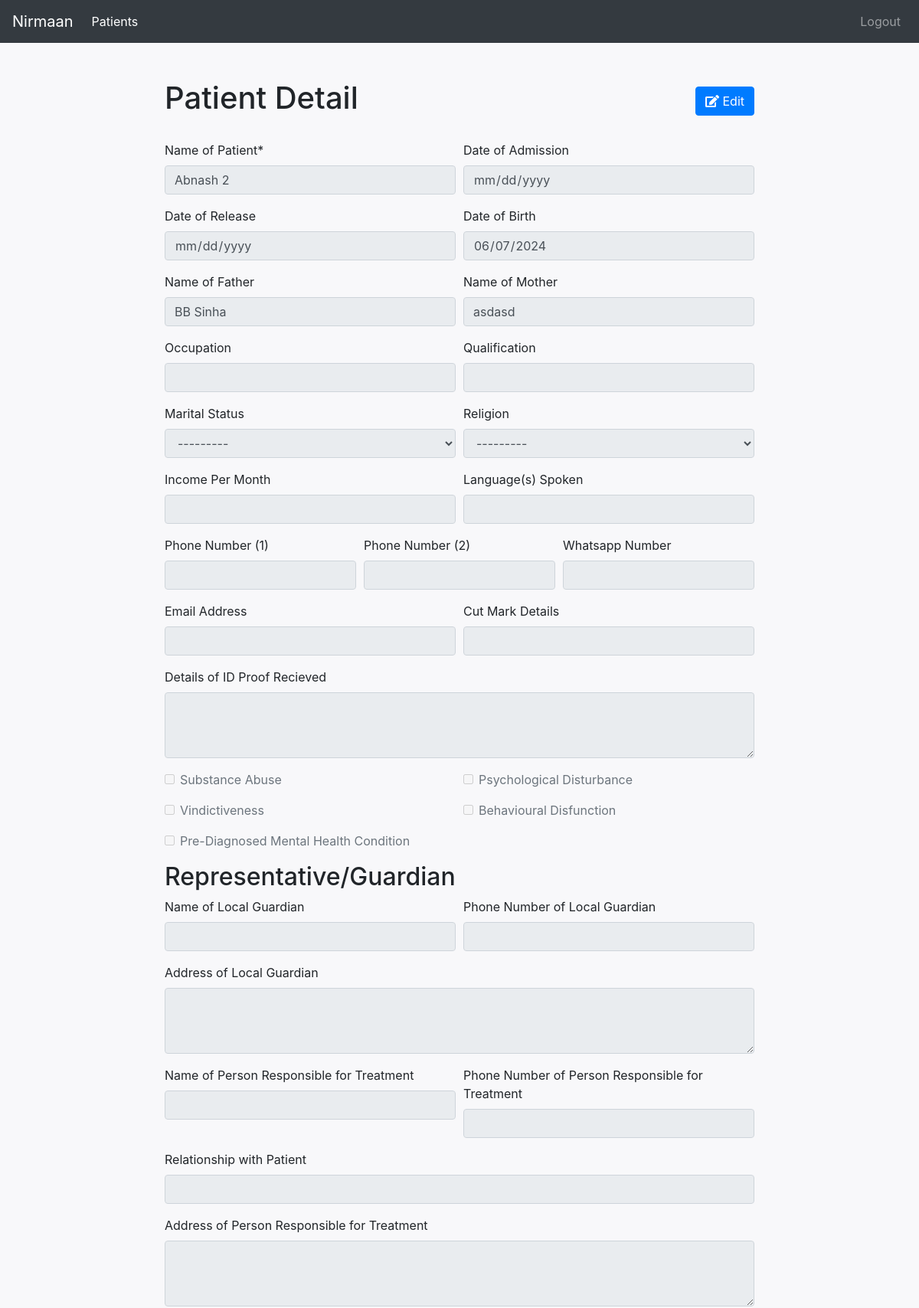
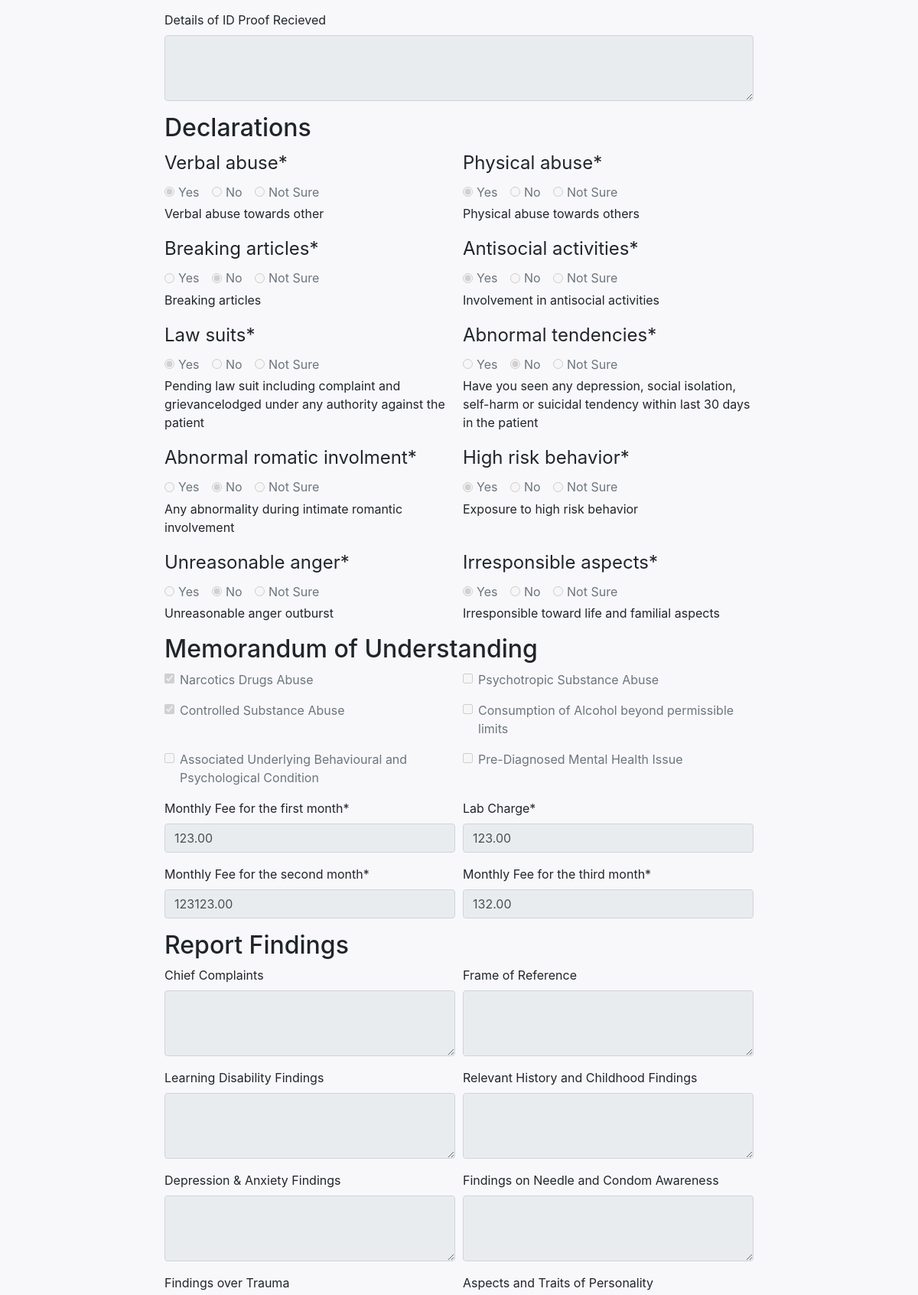
Screenshot of /view_patient/48/ (signed in, upper part) with the database file from the repository (2 pictures, top to bottom).
### patient/models.py (models this page shows, shortened)
class Patient(models.Model):
	name = models.CharField(name='name', verbose_name="Name of Patient", max_length=100)
	admission_date = models.DateField(name='admission_date', verbose_name="Date of Admission", blank=True, null=True)
	release_date = models.DateField(name='release_date', verbose_name="Date of Release", blank=True, null=True)
	date_of_birth = models.DateField(name='date_of_birth', verbose_name="Date of Birth", blank=True, null=True)
	father_name = models.CharField(name='father_name', verbose_name="Name of Father", blank=True, null=True, max_length=100)
	mother_name = models.CharField(name='mother_name', verbose_name="Name of Mother", blank=True, null=True, max_length=100)
	image = models.ImageField(upload_to='patient_images/', blank=True, null=True)
	occupation = models.CharField(name='occupation', verbose_name="Occupation", blank=True, null=True, max_length=100)
	qualification = models.CharField(name='qualification', verbose_name="Qualification", blank=True, null=True, max_length=100)
	MARRIED = 'Married'
	UNMARRIED = 'Unmarried'
	MARITAL_STATUS_CHOICES = [
        (MARRIED, 'Married'),
        (UNMARRIED, 'Unmarried'),
    ]
	marital_status = models.CharField(name='marital_status', verbose_name="Marital Status", blank=True, null=True, max_length=50, choices=MARITAL_STATUS_CHOICES)
	HINDU = 'Hindu'
	MUSLIM = 'Muslim'
	CHRISTIAN = 'Christian'
	OTHER = 'Other'
	RELIGION_CHOICES = [
		(HINDU, 'Hindu'),
		(MUSLIM, 'Muslim'),
		(CHRISTIAN, 'Christian'),
		(OTHER, 'Other'),
	]
	religion = models.CharField(name='religion', verbose_name="Religion", blank=True, null=True, max_length=100, choices=RELIGION_CHOICES)
	income_pm = models.DecimalField(name='income_pm', verbose_name="Income Per Month", blank=True, null=True, max_digits=10, decimal_places=2)
	language_spoken = models.CharField(name='language_spoken', verbose_name="Language(s) Spoken", blank=True, null=True, max_length=100)
	phone_number_1 = models.IntegerField(name='phone_number_1', verbose_name="Phone Number (1)", blank=True, null=True, max_length=10)
	phone_number_2 = models.IntegerField(name='phone_number_2', verbose_name="Phone Number (2)", blank=True, null=True, max_length=10)
	whatsapp_number = models.IntegerField(name='whatsapp_number', verbose_name="Whatsapp Number", blank=True, null=True, max_length=10)
	email_id = models.EmailField(name='email_id', verbose_name="Email Address", blank=True, null=True)
	details_of_id_proof_recieved = models.TextField(name='details_of_id_proof_recieved', verbose_name="Details of ID Proof Recieved", blank=True, null=True)
	cut_mark_detail = models.CharField(name="cut_mark_detail", verbose_name="Cut Mark Details", blank=True, null=True, max_length=100)
	CONDITIONS = [
        ('substance_abuse', 'Substance Abuse'),
        ('psychological_disturbance', 'Psychological Disturbance'),
        ('vindictiveness', 'Vindictiveness'),
        ('behavioural_disfunctions', 'Behavioural Disfunction'),
        ('prediagnosed_mental_condition', 'Pre-Diagnosed Mental Health Condition'),
    ]
	substance_abuse = models.BooleanField(default=False)
	psychological_disturbance = models.BooleanField(default=False)
	vindictiveness = models.BooleanField(default=False)
	behavioural_disfunctions = models.BooleanField(default=False)
	prediagnosed_mental_condition = models.BooleanField(default=False)

class Representative(models.Model):
	patient = models.ForeignKey(Patient, on_delete=models.CASCADE)
	name_of_local_guardian = models.CharField(name='name_of_local_guardian', verbose_name="Name of Local Guardian", blank=True, null=True, max_length=100)
	address_of_local_guardian = models.TextField(name='address_of_local_guardian', verbose_name="Address of Local Guardian", blank=True, null=True)
	phone_number_local_guardian = models.IntegerField(name='phone_number_local_guardian', verbose_name="Phone Number of Local Guardian", blank=True, null=True, max_length=10)
	name_of_person_responsible_for_treatment = models.CharField(name='name_of_person_responsible_for_treatment', verbose_name="Name of Person Responsible for Treatment", blank=True, null=True, max_length=100)
	relationship_with_patient = models.CharField(name='relationship_with_patient', verbose_name="Relationship with Patient", blank=True, null=True, max_length=100)
	address_of_person_responsible = models.CharField(name='address_of_person_responsible', verbose_name="Address of Person Responsible for Treatment", blank=True, null=True, max_length=100)
	phone_number_person_responsible = models.IntegerField(name='phone_number_person_responsible', verbose_name="Phone Number of Person Responsible for Treatment", blank=True, null=True, max_length=10)
	detail_of_id_proof_recieved = models.TextField(name='detail_of_id_proof_recieved', verbose_name="Details of ID Proof Recieved", blank=True, null=True)

class Declaration(models.Model):
	YES = 'Yes'
	NO = 'No'
	NOT_SURE = 'Not Sure'
	CHOICES = [
		(YES, 'Yes'),
		(NO, 'No'),
		(NOT_SURE, 'Not Sure'),
	]
	patient = models.ForeignKey(Patient, on_delete=models.CASCADE)
	verbal_abuse = models.CharField(blank=False, null=True, default=None, max_length=10, choices=CHOICES, help_text="Verbal abuse towards other")
	physical_abuse = models.CharField(blank=False, null=True, default=None, max_length=10, choices=CHOICES, help_text="Physical abuse towards others")
	breaking_articles = models.CharField(blank=False, null=True, default=None, max_length=10, choices=CHOICES, help_text="Breaking articles")
	antisocial_activities = models.CharField(blank=False, null=True, default=None, max_length=10, choices=CHOICES, help_text="Involvement in antisocial activities")
	law_suits = models.CharField(blank=False, null=True, default=None, max_length=10, choices=CHOICES, help_text="Pending law suit including complaint and grievancelodged under any authority against the patient")
	abnormal_tendencies = models.CharField(blank=False, null=True, default=None, max_length=10, choices=CHOICES, help_text="Have you seen any depression, social isolation, self-harm or suicidal tendency within last 30 days in the patient")
	abnormal_romatic_involment = models.CharField(blank=False, null=True, default=None, max_length=10, choices=CHOICES, help_text="Any abnormality during intimate romantic involvement")
	high_risk_behavior = models.CharField(blank=False, null=True, default=None, max_length=10, choices=CHOICES, help_text="Exposure to high risk behavior")
	unreasonable_anger = models.CharField(blank=False, null=True, default=None, max_length=10, choices=CHOICES, help_text="Unreasonable anger outburst")
	irresponsible_aspects = models.CharField(blank=False, null=True, default=None, max_length=10, choices=CHOICES, help_text="Irresponsible toward life and familial aspects")

class MOU(models.Model):
    CONDITIONS = [
        ('narcotics_drugs_abuse', 'Narcotics Drugs Abuse'),
        ('psychotropic_substance_abuse', 'Psychotropic Substance Abuse'),
        ('controlled_substance_abuse', 'Controlled Substance Abuse'),
        ('alcohol_beyond_permissible_limits', 'Alcohol beyond permissible limits'),
        ('behavioural_psychological_condition', 'Associated Underlying Behavioural and Psychological Condition'),
        ('mental_health_issue', 'Pre-Diagnosed Mental Health Issue'),
    ]
    patient = models.ForeignKey(Patient, on_delete=models.CASCADE)
    narcotics_drugs_abuse = models.BooleanField(default=False)
    psychotropic_substance_abuse = models.BooleanField(default=False)
    controlled_substance_abuse = models.BooleanField(default=False)
    alcohol_beyond_permissible_limits = models.BooleanField(default=False)
    behavioural_psychological_condition = models.BooleanField(default=False)
    mental_health_issue = models.BooleanField(default=False)
    monthly_fee_first_month = models.DecimalField(max_digits=10, decimal_places=2)
    lab_charge = models.DecimalField(max_digits=10, decimal_places=2)
    monthly_fee_second_month = models.DecimalField(max_digits=10, decimal_places=2)
    monthly_fee_third_month = models.DecimalField(max_digits=10, decimal_places=2)

### patient/views.py (the view)
# urls.py: path('view_patient/<int:patient_id>/', views.view_patient_details, name='view_patient'),
@login_required()
def view_patient_details(request, patient_id):
    patient = get_object_or_404(Patient, pk=patient_id)
    representative = Representative.objects.filter(patient=patient).first()
    declaration = Declaration.objects.filter(patient=patient).first()
    mou = MOU.objects.filter(patient=patient).first()
    item_quantities = ItemQuantity.objects.filter(patient=patient)
    reports = ReportFindings.objects.filter(patient=patient).first()
    temporary_releases = TemporaryRelease.objects.filter(patient=patient)
    judicial_proceedings = JudicialProceedings.objects.filter(patient=patient)
    context = {}
    patient_form = PatientForm(instance=patient)
    representative_form = RepresentativeForm(instance=representative)
    declaration_form = DeclarationForm(instance=declaration)
    mou_form = MOUForm(instance=mou)
    reports_form = ReportFindingsForm(instance=reports)
    context["patient_form"] = patient_form
    context["representative_form"] = representative_form
    context["declaration_form"] = declaration_form
    context["mou_form"] = mou_form
    context["item_quantities"] = list(item_quantities)
    context["reports_form"] = reports_form
    context["temporary_releases"] = list(temporary_releases)
    context["judicial_proceedings"] = list(judicial_proceedings)
    context["patient"] = patient
    return render(request, 'patient_details.html', context=context)

### templates/patient_details.html (shortened to what this page needs)
<!DOCTYPE html>
<html lang="en">
<head>
    {% load static %}
    <link rel="stylesheet" href="https://stackpath.bootstrapcdn.com/bootstrap/4.5.2/css/bootstrap.min.css">
    <link rel="stylesheet" href="https://cdnjs.cloudflare.com/ajax/libs/font-awesome/5.15.4/css/all.min.css">
    <link rel="stylesheet" href="{% static 'css/patient_details.styles.css' %}">
</head>
<body>
    <nav class="navbar navbar-expand-lg navbar-dark bg-dark">
        <a class="navbar-brand" href="{% url 'get_patients' %}">Nirmaan</a>
        <div class="collapse navbar-collapse" id="navbarNav">
            <ul class="navbar-nav mr-auto">
                <li class="nav-item active">
                    <a class="nav-link" href="{% url 'get_patients' %}">Patients</a>
                </li>
            </ul>
            <ul class="navbar-nav ml-auto">
                {% if user.is_authenticated %}
                    <li class="nav-item">
                        <a class="nav-link" href="{% url 'account_logout' %}">Logout</a>
                    </li>
                {% else %}
                    <li class="nav-item">
                        <a class="nav-link" href="{% url 'account_login' %}">Login</a>
                    </li>
                {% endif %}
            </ul>
        </div>
    </nav>
    <div class="container mt-5">
        <div class="d-flex justify-content-between align-items-center mb-4">
            <h1>Patient Detail</h1>
            <a href="{% url 'edit_patient' patient.id %}" class="btn btn-primary">
                <i class="fas fa-edit"></i> Edit
            </a>
        </div>
        {% load crispy_forms_tags %}
        <form method="post" enctype="multipart/form-data">
            <fieldset disabled="disabled">
                {% crispy patient_form %}
                <h2>Representative/Guardian</h2>
                {% crispy representative_form %}
                <h2>Declarations</h2>
                {% crispy declaration_form %}
                <h2>Memorandum of Understanding</h2>
                {% crispy mou_form %}
                <h2>Report Findings</h2>
                {% crispy reports_form %}
            </fieldset>
        </form>
    </div>
</body>
</html>

### static/css/patient_details.styles.css (style rules this page uses)
body { background-color: #f8f8fa; transition: background-color 0.3s, color 0.3s; }
.container { max-width: 800px; }

### rows the page displays
Patient: name "Abnash 2", date_of_birth "06/07/2024", father_name "BB Sinha", mother_name "asdasd", marital_status "---------", religion "---------"
Declaration: verbal_abuse "☑ Yes ☐ No ☐ Not Sure", physical_abuse "☑ Yes ☐ No ☐ Not Sure", breaking_articles "☐ Yes ☑ No ☐ Not Sure", antisocial_activities "☑ Yes ☐ No ☐ Not Sure", law_suits "☑ Yes ☐ No ☐ Not Sure", abnormal_tendencies "☐ Yes ☑ No ☐ Not Sure", abnormal_romatic_involment "☐ Yes ☑ No ☐ Not Sure", high_risk_behavior "☑ Yes ☐ No ☐ Not Sure", unreasonable_anger "☐ Yes ☑ No ☐ Not Sure", irresponsible_aspects "☑ Yes ☐ No ☐ Not Sure"
MOU: narcotics_drugs_abuse "☑", controlled_substance_abuse "☑", monthly_fee_first_month "123.00", lab_charge "123.00", monthly_fee_second_month "123123.00", monthly_fee_third_month "132.00"
